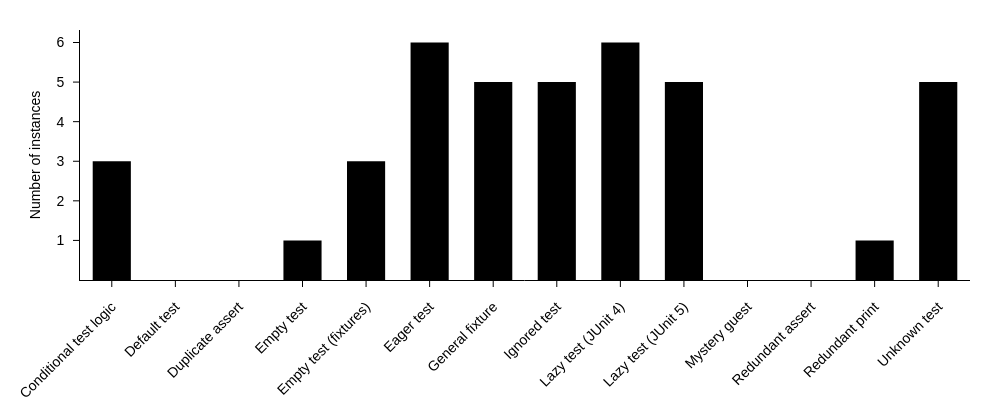

Source (notebook cell):
### Code cell
save = True
fig = plot_counts()
if save:
    fig.write_image(f"{FIGURES_DIR}/instances_by_type.pdf")

### Figure 1 — Plotly figure (JSON) as saved in the notebook; plotly's stock layout.template omitted (floating-point values rounded to 4 significant figures)
{"data": [{"hoverinfo": "skip", "marker": {"color": "black"}, "name": "positive", "showlegend": false, "type": "bar", "width": [0.6, 0, 0, 0.6, 0.6, 0.6, 0.6, 0.6, 0.6, 0.6, 0, 0, 0.6, 0.6], "x": ["Conditional test logic", "Default test", "Duplicate assert", "Empty test", "Empty test (fixtures)", "Eager test", "General fixture", "Ignored test", "Lazy test (JUnit 4)", "Lazy test (JUnit 5)", "Mystery guest", "Redundant assert", "Redundant print", "Unknown test"], "y": [3, 0, 0, 1, 3, 6, 5, 5, 6, 5, 0, 0, 1, 5]}], "layout": {"barmode": "stack", "dragmode": false, "height": 400, "width": 1000, "xaxis": {"autorange": true, "fixedrange": true, "tickangle": -45, "tickfont": {"color": "black", "size": 14}}, "yaxis": {"autorange": true, "fixedrange": true, "tickmode": "array", "ticktext": ["1", "2", "3", "4", "5", "6"], "tickvals": [1, 2, 3, 4, 5, 6], "title": {"text": "Number of instances"}}}}
